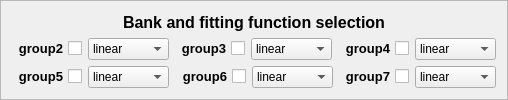
    <widget class="QFrame" name="frame_3">
     <property name="sizePolicy">
      <sizepolicy hsizetype="Preferred" vsizetype="Fixed">
       <horstretch>0</horstretch>
       <verstretch>0</verstretch>
      </sizepolicy>
     </property>
     <property name="styleSheet">
      <string notr="true">QFrame#frame_3 {
	background-color: rgb(248, 254, 255);
	border: 2px solid rgb(205, 255, 255);
}</string>
     </property>
     <property name="frameShape">
      <enum>QFrame::StyledPanel</enum>
     </property>
     <property name="frameShadow">
      <enum>QFrame::Raised</enum>
     </property>
     <layout class="QVBoxLayout" name="verticalLayout_2">
      <item>
       <widget class="QLabel" name="label_3">
        <property name="font">
         <font>
          <family>Arial</family>
          <pointsize>12</pointsize>
          <weight>75</weight>
          <bold>true</bold>
         </font>
        </property>
        <property name="lineWidth">
         <number>1</number>
        </property>
        <property name="text">
         <string>Bank and fitting function selection</string>
        </property>
        <property name="alignment">
         <set>Qt::AlignCenter</set>
        </property>
       </widget>
      </item>
      <item>
       <layout class="QHBoxLayout" name="horizontalLayout_7">
        <item>
         <widget class="QCheckBox" name="group2_check">
          <property name="font">
           <font>
            <family>Arial</family>
            <pointsize>10</pointsize>
            <weight>75</weight>
            <bold>true</bold>
           </font>
          </property>
          <property name="layoutDirection">
           <enum>Qt::RightToLeft</enum>
          </property>
          <property name="text">
           <string>group2</string>
          </property>
         </widget>
        </item>
        <item>
         <widget class="QComboBox" name="group2_order">
          <item>
           <property name="text">
            <string>linear</string>
           </property>
          </item>
          <item>
           <property name="text">
            <string>quadratic</string>
           </property>
          </item>
         </widget>
        </item>
        <item>
         <widget class="QCheckBox" name="group3_check">
          <property name="font">
           <font>
            <family>Arial</family>
            <pointsize>10</pointsize>
            <weight>75</weight>
            <bold>true</bold>
           </font>
          </property>
          <property name="layoutDirection">
           <enum>Qt::RightToLeft</enum>
          </property>
          <property name="text">
           <string>group3</string>
          </property>
         </widget>
        </item>
        <item>
         <widget class="QComboBox" name="group3_order">
          <item>
           <property name="text">
            <string>linear</string>
           </property>
          </item>
          <item>
           <property name="text">
            <string>quadratic</string>
           </property>
          </item>
         </widget>
        </item>
        <item>
         <widget class="QCheckBox" name="group4_check">
          <property name="font">
           <font>
            <family>Arial</family>
            <pointsize>10</pointsize>
            <weight>75</weight>
            <bold>true</bold>
           </font>
          </property>
          <property name="layoutDirection">
           <enum>Qt::RightToLeft</enum>
          </property>
          <property name="text">
           <string>group4</string>
          </property>
         </widget>
        </item>
        <item>
         <widget class="QComboBox" name="group4_order">
          <item>
           <property name="text">
            <string>linear</string>
           </property>
          </item>
          <item>
           <property name="text">
            <string>quadratic</string>
           </property>
          </item>
         </widget>
        </item>
       </layout>
      </item>
      <item>
       <layout class="QHBoxLayout" name="horizontalLayout_8">
        <item>
         <widget class="QCheckBox" name="group5_check">
          <property name="font">
           <font>
            <family>Arial</family>
            <pointsize>10</pointsize>
            <weight>75</weight>
            <bold>true</bold>
           </font>
          </property>
          <property name="layoutDirection">
           <enum>Qt::RightToLeft</enum>
          </property>
          <property name="text">
           <string>group5</string>
          </property>
         </widget>
        </item>
        <item>
         <widget class="QComboBox" name="group5_order">
          <item>
           <property name="text">
            <string>linear</string>
           </property>
          </item>
          <item>
           <property name="text">
            <string>quadratic</string>
           </property>
          </item>
         </widget>
        </item>
        <item>
         <widget class="QCheckBox" name="group6_check">
          <property name="font">
           <font>
            <family>Arial</family>
            <pointsize>10</pointsize>
            <weight>75</weight>
            <bold>true</bold>
           </font>
          </property>
          <property name="layoutDirection">
           <enum>Qt::RightToLeft</enum>
          </property>
          <property name="text">
           <string>group6</string>
          </property>
         </widget>
        </item>
        <item>
         <widget class="QComboBox" name="group6_order">
          <item>
           <property name="text">
            <string>linear</string>
           </property>
          </item>
          <item>
           <property name="text">
            <string>quadratic</string>
           </property>
          </item>
         </widget>
        </item>
        <item>
         <widget class="QCheckBox" name="group7_check">
          <property name="font">
           <font>
            <family>Arial</family>
            <pointsize>10</pointsize>
            <weight>75</weight>
            <bold>true</bold>
           </font>
          </property>
          <property name="layoutDirection">
           <enum>Qt::RightToLeft</enum>
          </property>
          <property name="text">
           <string>group7</string>
          </property>
         </widget>
        </item>
        <item>
         <widget class="QComboBox" name="group7_order">
          <item>
           <property name="text">
            <string>linear</string>
           </property>
          </item>
          <item>
           <property name="text">
            <string>quadratic</string>
           </property>
          </item>
         </widget>
        </item>
       </layout>
      </item>
     </layout>
    </widget>
